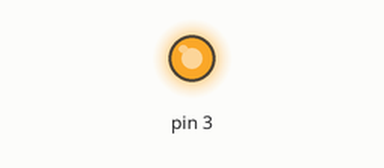
Simulated run of this sketch. Board: Arduino Uno, built with avr-gcc and run on an emulated ATmega328P. On the bench: output pins drawn as LEDs (lit = HIGH).

Above: at 0.05 s.
At 13.0 s:
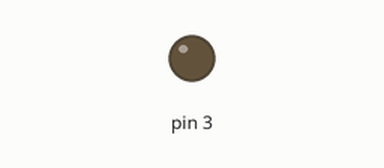
Timing chart, 0 to 16.9 s (numbered marks = the images above):
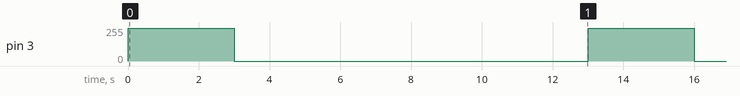

The sketch:

testMoteur.ino
```cpp
void setup() {
  // put your setup code here, to run once:
  pinMode(3,OUTPUT);
}

void loop() {
  // put your main code here, to run repeatedly:
  analogWrite(3,500);
  delay(3000);
  analogWrite(3,0);
  delay(10000);
}
```

Measured:
- by itself, pin 3: alternates 244/255 for 3.0 s and 0/255 for 10.0 s
